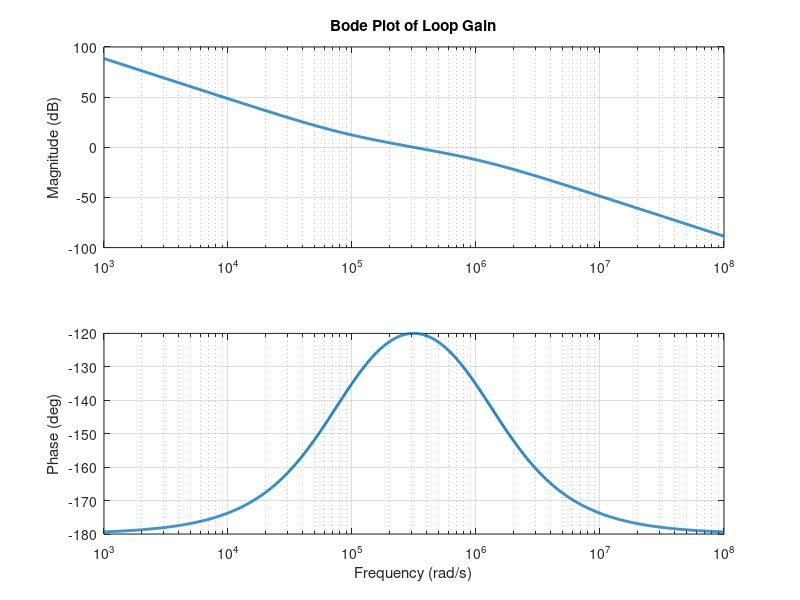
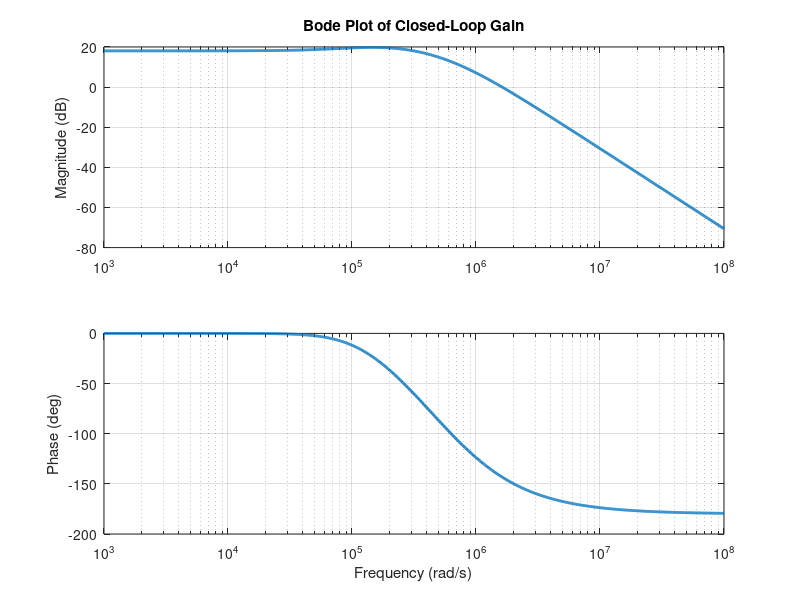
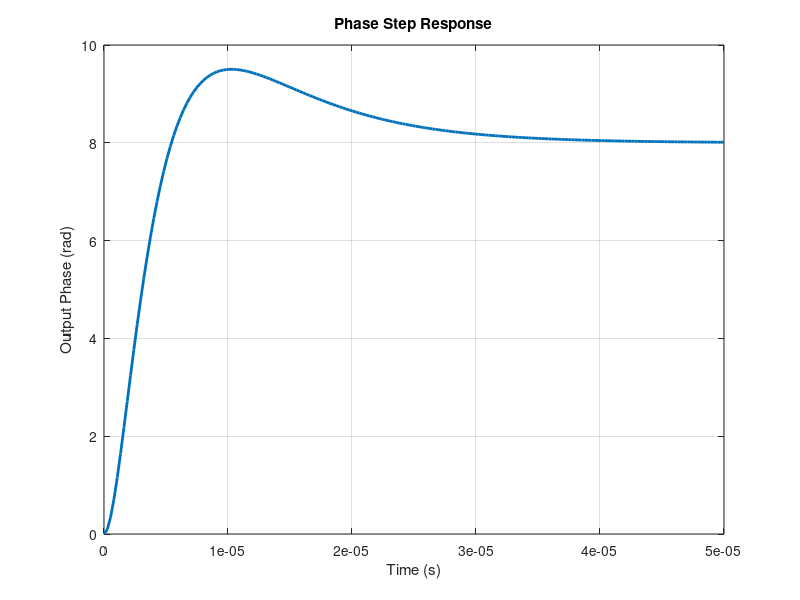
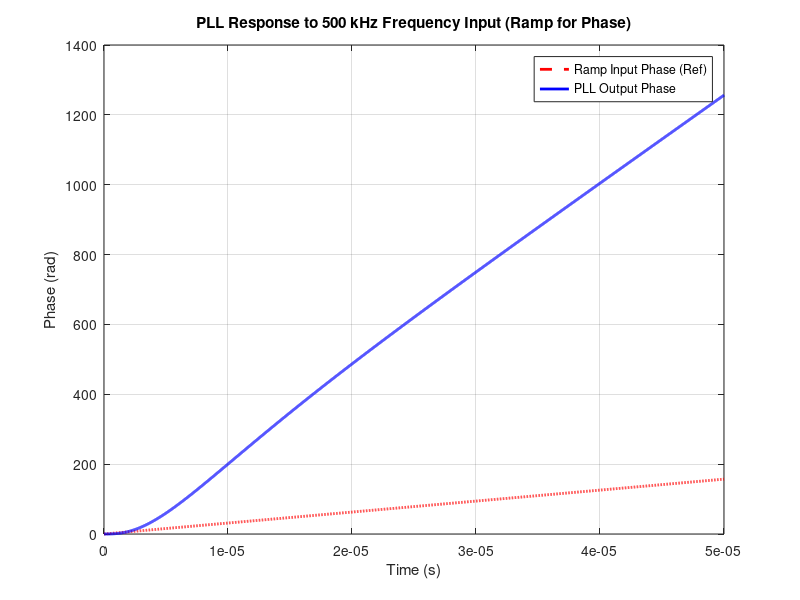

Source code (MATLAB) for these figures, in order:



%% PLL C // R+C Filter Calculator 
% ICP_OUT-------------------------- V_ctrol
%            |         |
%            |         |
%            |         |
%            R1        |
%            |         |
%            C1        C2 
%            |         |
%            |         |
%            |         |
%           gnd!      gnd!

clear all
clc

N  = 8;                % Divider ratio 
% Constants
Icp = 100e-6;              
Kvco = 451.38e6;

w_ref = 2*pi*500e3;  % reference w_in
w_u = w_ref / 10;  % bandwidth of PLL system   
PM = 60; % phase margin required in degree

w_p = w_u * cosd(PM) / (1 - sind(PM));  % pole created by filter
w_z = w_u * (1 - sind(PM)) / cosd(PM);  % zero created by filter

C2_filter = 1/N * Icp / (2*pi) * Kvco / (w_u^2) * (1 - sind(PM)) / cosd(PM);
C1_filter = C2_filter * ((cosd(PM) / (1 - sind(PM)))^2 - 1); 
R1_filter = 1 / (C1_filter * w_z);








%%
N  = 8;                % Divider ratio 
% Constants
Icp = 100e-6;              
Kvco = 451.38e6;
s = tf('s');  

%filter (2nd order)
R1 = R1_filter;           % Loop filter resistor [Ohm]
C1 = C1_filter;         % Loop filter capacitor C1 [F]
C2 = C2_filter;         % Loop filter capacitor C2 [F]
                 


H_cp = Icp / (2*pi);                 

%filter transfer function (2nd order)
LPF = (1 + s*R1*C1) / (s^2 * R1 * C1 * C2 + s * (C1 + C2));

% VCO transfer function
H_vco = Kvco / s;

% Loop Gain
T = (1/N) * H_cp * H_vco * LPF;

% Closed Loop Gain 
G = N * T / (1 + T);



% Bode plot of loop gain
figure(1)
[mag, phase, w] = bode(T);
mag = squeeze(mag);
phase = squeeze(phase);
w = squeeze(w);
subplot(2,1,1)
semilogx(w, 20*log10(mag), 'LineWidth', 2);
ylabel('Magnitude (dB)');
grid on;
title('Bode Plot of Loop Gain');

subplot(2,1,2)
semilogx(w, phase, 'LineWidth', 2);
xlabel('Frequency (rad/s)');
ylabel('Phase (deg)');
grid on;

% Bode plot of closed-loop gain
figure(2)
[mag, phase, w] = bode(G);
mag = squeeze(mag);
phase = squeeze(phase);
w = squeeze(w);
subplot(2,1,1)
semilogx(w, 20*log10(mag), 'LineWidth', 2);
ylabel('Magnitude (dB)');
grid on;
title('Bode Plot of Closed-Loop Gain');

subplot(2,1,2)
semilogx(w, phase, 'LineWidth', 2);
xlabel('Frequency (rad/s)');
ylabel('Phase (deg)');
grid on;

% Phase Step Response
figure(3)
[y_step, t_step] = step(G);
plot(t_step, y_step, 'LineWidth', 2);
grid on;
xlabel('Time (s)');
ylabel('Output Phase (rad)');
title('Phase Step Response');

% Ramp input: freq offset = 500kHz
t = 0:1e-8:0.5e-4;                    % simulate 100 µs
freq_offset = 2*pi*500e3;          % 500 kHz in rad/s
ramp_input = freq_offset * t;      % ramp phase input

% Ramp response (simulate PLL output freq)
[y_ramp, ~] = lsim(G, ramp_input, t);

% Plot both input and output for ramp respnose
figure(4)
plot(t, ramp_input, 'r--', 'LineWidth', 2);         % Ramp input (reference phase)
hold on;
plot(t, y_ramp, 'b', 'LineWidth', 2);               % PLL output phase
hold off;
xlabel('Time (s)');
ylabel('Phase (rad)');
legend('Ramp Input Phase (Ref)', 'PLL Output Phase');
title('PLL Response to 500 kHz Frequency Input (Ramp for Phase)');
grid on;